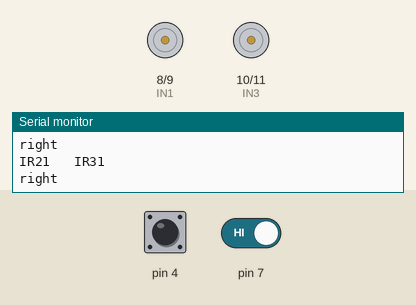
Recording of a sketch running on a simulated Arduino Uno, built with avr-gcc and run on an emulated ATmega328P. Shown: motor-driver pin pairs drawn as motors (green arrow = first pin HIGH = forward, orange = second pin HIGH = backward, longer = more drive, scaled by the enable pin), the last lines printed to the serial monitor. The test bench sets the inputs (shaded band); at power-on: pin 4 HIGH, pin 7 HIGH.

Above: at 1.2 s.
1.3 s: pin 4 driven LOW
At 1.6 s:
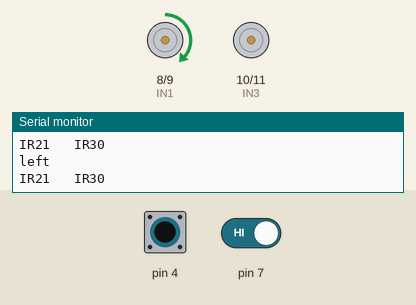
2.8 s: pin 7 driven LOW
At 3.4 s:
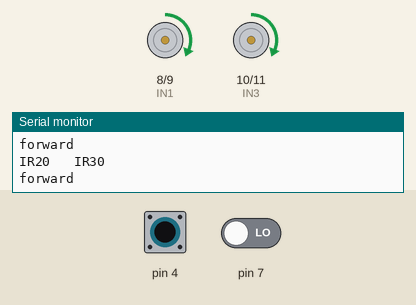
4.3 s: pin 4 driven HIGH
At 4.8 s:
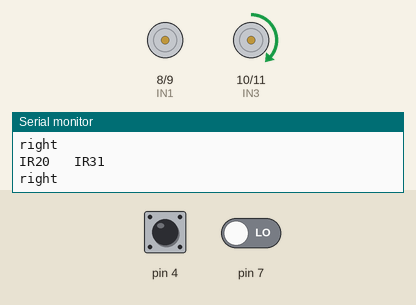
5.8 s: pin 7 driven HIGH
At 7.0 s:
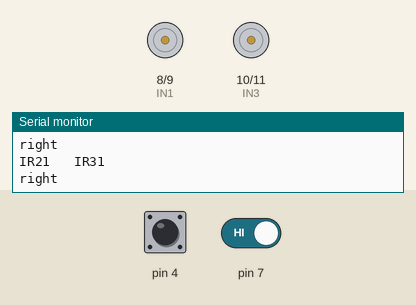
7.3 s: pin 4 pulsed LOW 2 times (0.12 s each, 0.3 s apart)
At 7.52 s:
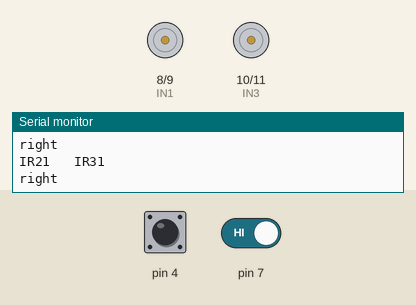
10.9 s: pin 4 driven LOW and pin 7 driven LOW
At 11.2 s:
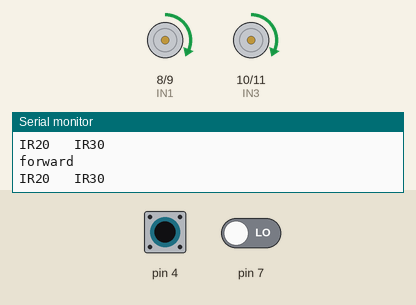
Timing chart, 0 to 13.9 s (numbered marks = the images above; inputs shaded):
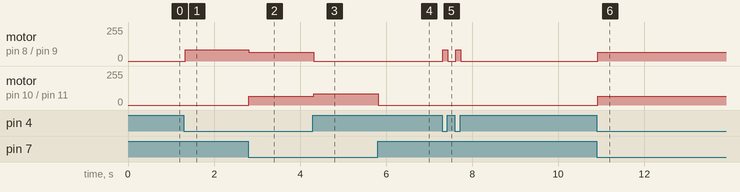

Measured:
- after the input at 1.3 s, motor on pin 8 (IN1) / pin 9 (IN2): stopped → forward 85/255 at once
- after the input at 2.8 s, motor on pin 8 (IN1) / pin 9 (IN2): forward 85/255 → forward 65/255 at once; motor on pin 10 (IN3) / pin 11 (IN4): stopped → forward 65/255 at once
- after the input at 4.3 s, motor on pin 8 (IN1) / pin 9 (IN2): forward 65/255 → stopped at once; motor on pin 10 (IN3) / pin 11 (IN4): forward 65/255 → forward 85/255 at once
- after the input at 5.8 s, motor on pin 10 (IN3) / pin 11 (IN4): forward 85/255 → stopped at once
- after the input at 7.3 s, motor on pin 8 (IN1) / pin 9 (IN2): alternates forward 85/255 for 0.12 s and stopped for 0.19 s, 4 changes in all, then stays stopped, starting at once
- after the input at 10.9 s, motor on pin 8 (IN1) / pin 9 (IN2), motor on pin 10 (IN3) / pin 11 (IN4): stopped → forward 65/255 at once

The sketch:

line_following.ino
```cpp
const int IN1 = 8;
const int IN2 = 9;
const int IN3 = 10;
const int IN4 = 11;

const int ENA = 6;
const int ENB = 5;


void setup() {
  Serial.begin(9600);
  pinMode(7,INPUT);
  pinMode(4,INPUT);
  pinMode (IN1, OUTPUT);
  pinMode (IN2, OUTPUT);
  pinMode (IN3, OUTPUT);
  pinMode (IN4, OUTPUT);


}

void loop() {
 Serial.print("IR2");
 Serial.print(digitalRead(7));
 Serial.print("   IR3");
 Serial.println(digitalRead(4));
 if(digitalRead(7)== 0 && digitalRead(4)==0){

  forward();
 }
 else if(digitalRead(7)== 1 && digitalRead(4)==0){

  left();
 }

  else if(digitalRead(7)== 0 && digitalRead(4)==1){

  right();
 }

 else if(digitalRead(7)== 1 && digitalRead(4)==1){
  chup();
 }


}

void forward(){
      Serial.println("forward");
      analogWrite(ENA, 65);
      analogWrite(ENB, 65);
                      digitalWrite(IN1, HIGH);
                      digitalWrite(IN2, LOW);
                      digitalWrite(IN3, HIGH);
                      digitalWrite(IN4, LOW);
  }

 void left(){

      Serial.println("left");
      analogWrite(ENA, 85);
      analogWrite(ENB, 85);


                      digitalWrite(IN1, HIGH);
                      digitalWrite(IN2, LOW);
                      digitalWrite(IN3, HIGH);
                      digitalWrite(IN4, HIGH);

  }

   void right(){

      Serial.println("right");
      analogWrite(ENA, 85);
      analogWrite(ENB, 85);

                    digitalWrite(IN1, LOW);
                    digitalWrite(IN2, LOW);
                    digitalWrite(IN3, HIGH);
                    digitalWrite(IN4, LOW);


  }

    void chup(){
      Serial.println("right");
                      digitalWrite(IN1, LOW);
                      digitalWrite(IN2, LOW);
                      digitalWrite(IN3, LOW);
                      digitalWrite(IN4, LOW);
  }
```
